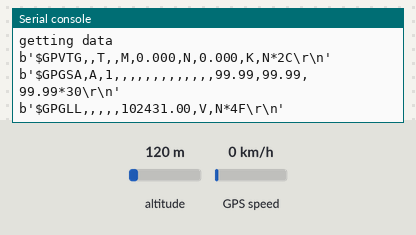
A program run on a simulated Raspberry Pi Pico running CircuitPython. Parts: the last lines printed to the serial console. The inputs (shaded band) are chosen by the test bench; at power-on: GPS speed 0 km/h, altitude 120 m. The GPS gets a fix after 3 s at 37.7749, -122.4194 with 8 satellites; the clock reads 2024-03-15 10:24:30 at power-on unless the program sets it.

Above: at 1.2 s.
1.3 s: GPS speed set to 30 km/h
At 2.8 s:
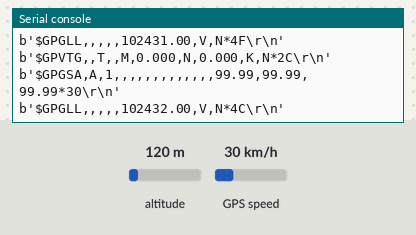
4.5 s: altitude set to 20 m
At 5.8 s:
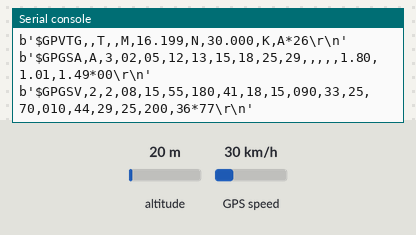
8.9 s: GPS speed set to 90 km/h
At 10.8 s:
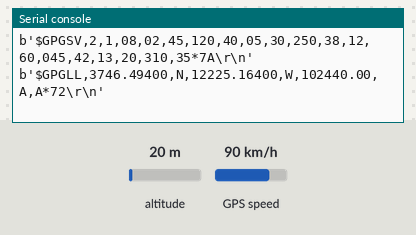
11.5 s: GPS speed set to 118 km/h
At 12.8 s:
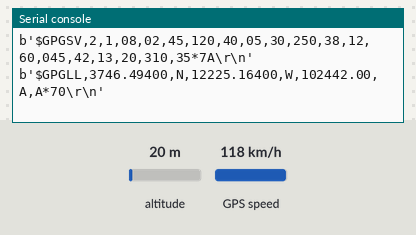
14.5 s: altitude set to 250 m
At 18.8 s:
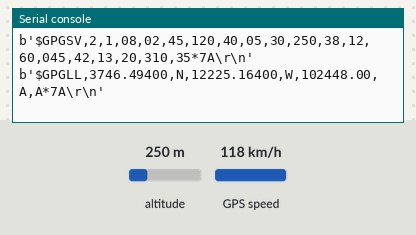
Timing chart, 0 to 19.9 s (numbered marks = the images above; inputs shaded):
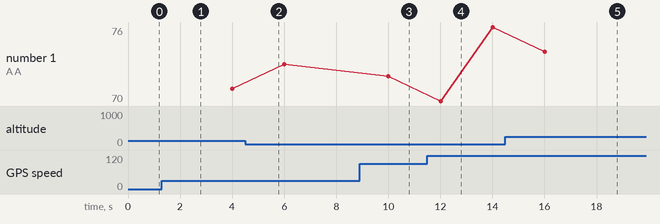

The program:

gps.py
```python
import gc
import time
import board
import busio
#import adafruit_gps

# Create a serial connection for the GPS connection using default speed and
# a slightly higher timeout (GPS modules typically update once a second).
# These are the defaults you should use for the GPS FeatherWing.
# For other boards set RX = GPS module TX, and TX = GPS module RX pins.
gps_module = busio.UART(board.GP8, board.GP9, baudrate=9600, timeout=10)

# = UART(1, baudrate=9600, tx=Pin(4), rx=Pin(5))

if gps_module :
    print("getting data")

#Used to Store NMEA Sentences
buff = bytearray(255)

TIMEOUT = False

#store the status of satellite is fixed or not
FIX_STATUS = False

#Store GPS Coordinates
latitude = ""
longitude = ""
satellites = ""
gpsTime = ""

#function to get gps Coordinates
def getPositionData(gps_module):
    global FIX_STATUS, TIMEOUT, latitude, longitude, satellites, gpsTime

    #run while loop to get gps data
    #or terminate while loop after 5 seconds timeout
    timeout = time.time() + 8   # 8 seconds from now
    while True:
        gps_module.readline()
        buff = (gps_module.readline())
        print(buff)
        gc.collect()

getPositionData(gps_module)
```

Measured:
- after the input at 8.9 s, the serial console: prints a new line after 0.10 s (image 3)
- after the input at 11.5 s, the serial console: prints a new line after 0.50 s (image 4)
- after the input at 14.5 s, the serial console: prints a new line after 1.5 s (image 5)
